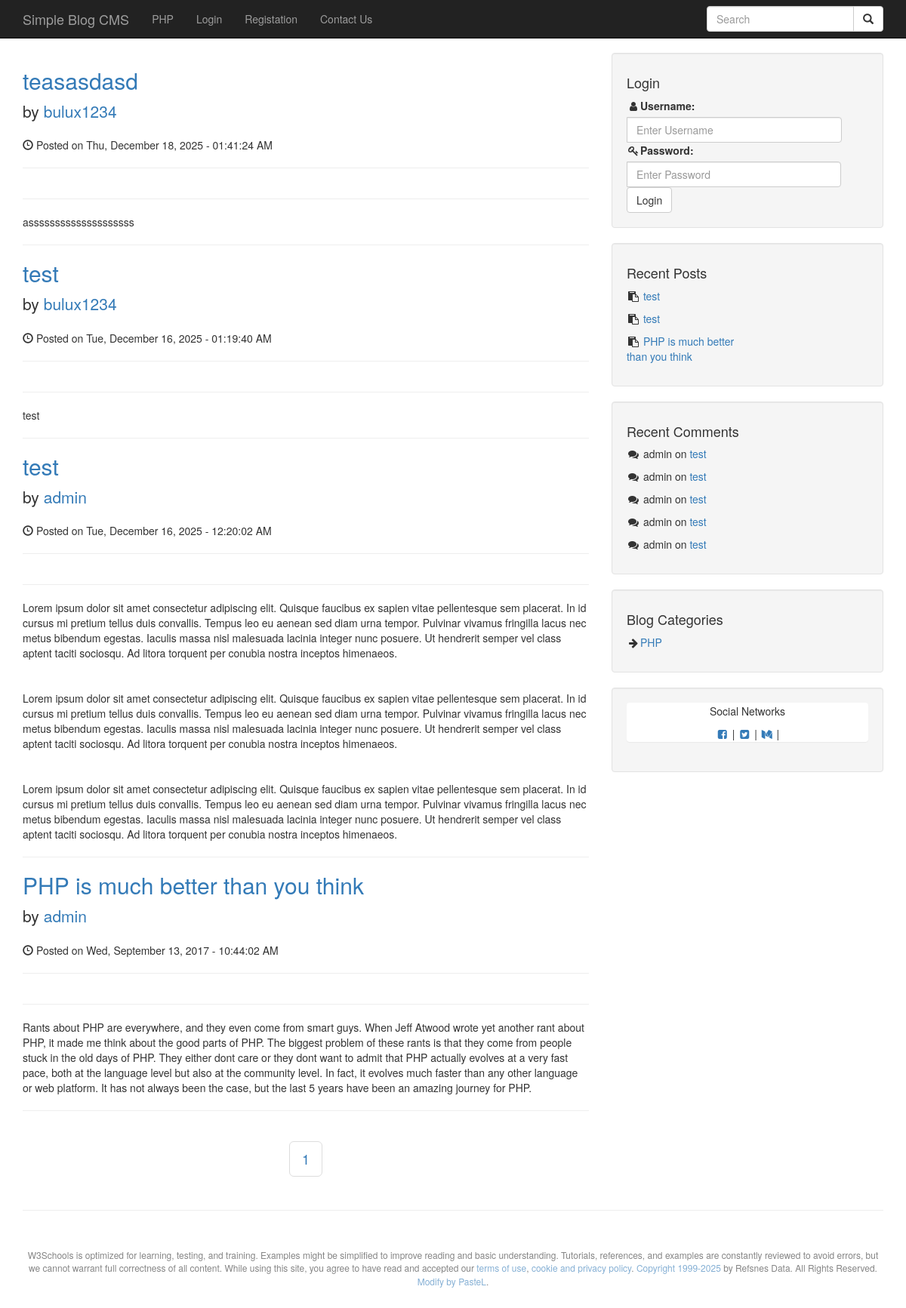
Screenshot of /search.php with the database file from the repository.
### tables this page shows
CREATE TABLE `categories` (
  `cat_id` int NOT NULL,
  `cat_title` varchar(255) NOT NULL,
  `cat_image` varchar(255) NOT NULL DEFAULT 'no_category.png'
);

CREATE TABLE `posts` (
  `post_id` int NOT NULL,
  `post_category_id` int NOT NULL,
  `post_title` varchar(255) NOT NULL,
  `post_author` varchar(55) NOT NULL,
  `post_date` varchar(70) NOT NULL,
  `post_image` text NOT NULL,
  `post_content` text NOT NULL,
  `post_tags` text,
  `post_comment_count` int NOT NULL,
  `post_status` varchar(255) NOT NULL DEFAULT 'draft',
  `post_views_count` int NOT NULL DEFAULT '0'
);

CREATE TABLE `comments` (
  `comment_id` int NOT NULL,
  `comment_post_id` int NOT NULL,
  `comment_author` varchar(255) NOT NULL,
  `comment_email` varchar(255) NOT NULL,
  `comment_content` text NOT NULL,
  `comment_reply` text,
  `comment_reply_date` varchar(100) DEFAULT NULL,
  `comment_status` enum('approve','unapprove') NOT NULL,
  `comment_date` varchar(50) NOT NULL,
  `author_type` varchar(20) NOT NULL
);

### search.php (the view, shortened to what this page needs)
<?php include "includes/header.php"; ?>
<?php include "includes/db.php"; ?>
<?php include "includes/navigation.php"; ?>
<div class="container">
    <div class="row">
        <div class="col-md-8">
            <?php
            $per_page = 5;
            if(isset($_GET['page'])){
                $page = $_GET['page'];
                } else {
                    $page = "";
                }
            if($page == "" || $page == 1){
                $page_1 = 0;
            } else {
                $page_1 = ($page * $per_page) - $per_page;
            }
            ?>
                <?php
             $post_query_count = "SELECT * FROM posts";
            $find_count = mysqli_query($connection, $post_query_count);
            $count = mysqli_num_rows($find_count);
            $count = ceil($count / 5);
            $query = "SELECT * FROM posts WHERE post_tags LIKE '%$search%'  ORDER BY post_id DESC LIMIT $page_1,$per_page";
            $search_query = mysqli_query($connection,$query);
            while($row = mysqli_fetch_assoc($search_query)){
                $post_title = $row['post_title'];
                $post_author = $row['post_author'];
                $post_date = $row['post_date'];
                $post_image = $row['post_image'];
                $post_content = $row['post_content'];
            ?>
                    <h2>
                        <a href="#">
                            <?php echo $post_title; ?> </a>
                    </h2>
                    <p class="lead"> by
                        <a href="author_post.php?author=<?php echo $post_author; ?>&p_id=<?php echo $post_id; ?>">
                            <?php echo $post_author; ?>
                        </a>
                    </p>
                    <p><span class="glyphicon glyphicon-time"></span> Posted on
                        <?php echo $post_date; ?>
                    </p>
                    <hr> <img class="img-responsive" src="images/post_pic/<?php echo $post_image; ?>" alt="">
                    <hr>
                    <p>
                        <?php echo $post_content; ?>
                    </p>
                    <hr>
                    <?php } ?>
                    <center>
                        <ul class="pagination pagination-lg">
                            <?php
                    for($i = 1; $i <= $count; $i++){
                        if($i == $page){
                            echo "<li class='active'><a href='search.php?page={$i}'>{$i}</a></li>";
                        } else {
                            echo "<li><a href='search.php?page={$i}'>{$i}</a></li>";
                        }
                    }
                    ?>
                        </ul>
                    </center>
        </div>
        <?php include "includes/sidebar.php"; ?>
    </div>
    <hr>
    <?php include "includes/footer.php"; ?>

### includes/navigation.php (shortened to what this page needs)
<nav class="navbar navbar-inverse navbar-fixed-top" role="navigation">
    <div class="container">
        <div class="navbar-header">
            <a class="navbar-brand" href="index.php">Simple Blog CMS</a> </div>
        <div class="collapse navbar-collapse" id="bs-example-navbar-collapse-1">
            <ul class="nav navbar-nav">
                <?php
                $query = "SELECT * FROM categories ORDER BY cat_id DESC LIMIT 5";
                $select_all_categories_query = mysqli_query($connection,$query);
                    while($row = mysqli_fetch_assoc($select_all_categories_query)){
                        $cat_id = $row['cat_id'];
                        $cat_title = $row['cat_title'];
                        $cat_class = '';
                        $pageName = basename($_SERVER['PHP_SELF']);
                        if(isset($_GET['category']) && $_GET['category'] == $cat_id){
                            $cat_class = 'active';
                            $login_class = '';
                        } else if($pageName == 'registration.php'){
                            $reg_class = 'active';
                             $login_class = '';
                        } elseif($pageName == 'contact.php'){
                            $contact_class = 'active';
                            $login_class = '';
                        } else if($pageName == 'login.php'){
                            $login_class = 'active';
                        }
                        else {
                            $cat_class = '';
                        }
                        echo "<li class='$cat_class'><a href='category.php?category={$cat_id}'>{$cat_title}</a></li>";
                    }
                    $login_class = '';
                    $reg_class = '';
                    $contact_class = '';
                ?>
                    <?php
                if(isset($_SESSION['user_role'])){
                    $user_role = $_SESSION['user_role'];
                    if($user_role == 'admin') {
                        echo "<li><a href='admin/index.php'>Admin panel</a></li>";
                    } elseif(isset($_SESSION['user_role'])){
                        $user_role = $_SESSION['user_role'];
                            if($user_role == 'subscriber') {
                                echo "<li><a href='users/index.php'>User Panel</a></li>";
                            } }
                   } else {
                    echo "<li class='$login_class'><a href='login.php'>Login</a></li>";
                    echo "<li class='$reg_class'><a href='registration.php'>Registation</a></li>";
                }
?>
                <li class='<?php echo $contact_class; ?>'><a href='contact.php'>Contact Us</a></li>
            </ul>
            <form class="navbar-form navbar-right" action="search.php" method="post">
                    <div class="input-group">
                    <input type="text" class="form-control" name="search" placeholder="Search">
                    <div class="input-group-btn">
                    <button class="btn btn-default" type="submit" name="search_submit">
                        <i class="glyphicon glyphicon-search"></i>
                        </button>
                    </div>
                </div>
            </form>
        </div>
    </div>
</nav>

### includes/sidebar.php (shortened to what this page needs)
<div class="col-md-4">
	<?php
                            if(isset($_SESSION['user_role'])){
                            $user_role = $_SESSION['user_role'];
                            $user_name = $_SESSION['username'];
                            if($user_role == 'admin') {
                                echo "<div class='well'><h4>Hi, $user_name</h4><br><li><a href='admin/index.php'>Admin Panel</a></li><li><a href='users'>Control Panel</a></li><li><a href='admin/users.php?source=change_password'>Change Password</a></li><br><center><a class='btn btn-danger' href='logout.php'>Logout</a></center></div>";
                            } else {
                                echo "<div class='well'><h4>Hi, $user_name</h4><br><li><a href='../cms/users'>Control Panel</a></li><li><a href='change_password.php'>Change Password</a></li><br><center><a class='btn btn-danger' href='logout.php'>Logout</a></center></div>";
                            }
                           } else {
                            echo "<div class='well'>
                                <h4>Login</h4>
                                <form action='includes/login.php' method='post'>
                                <div class='input-group'>
                                <label for='username'><i class='fa fa-fw fa-user'></i>Username:</label>
                                <input name='username' type='text' class='form-control' placeholder='Enter Username'>
                                </div>
                                <div class='input-group'>
                                <label for='password'><i class='fa fa-fw fa-key'></i>Password:</label>
                                <input name='password' type='text' class='form-control' placeholder='Enter Password'>
                                </div>
                                <div class='input-group'>
                                <button name='login' class='btn btn-default' type='submit'>Login</button>
                                </div>
                                </form>
                                </div>
                                "; } ?>
		<div class="well">
			<h4>Recent Posts</h4>
			<div class="row">
				<div class="col-lg-6">
					<ul class="list-unstyled">
						<?php
                    $query = "SELECT * FROM posts WHERE post_status = 'publish' ORDER BY post_id DESC LIMIT 5";
                    $select_recent_posts_query = mysqli_query($connection,$query);
                    while($row = mysqli_fetch_assoc($select_recent_posts_query)){
                        $post_id = $row['post_id'];
                        $post_title = $row['post_title'];
                        echo "<li><p><i class='fa fa-fw fa-clipboard'></i> <a href='post.php?p_id={$post_id}'>{$post_title}</a></p></li>";
                    }
                    ?>
					</ul>
				</div>
			</div>
		</div>
		<div class="well">
			<h4>Recent Comments</h4>
			<div class="row">
				<div class="col-lg-6">
					<ul class="list-unstyled">
						<?php
                    $query = "SELECT posts.post_id, posts.post_title, comments.comment_id, comments.comment_post_id, comments.comment_author, comments.comment_status FROM posts LEFT JOIN comments ON posts.post_id = comments.comment_post_id ORDER BY comments.comment_id DESC LIMIT 5";
                    $select_recent_comments_query = mysqli_query($connection,$query);
                    while($row = mysqli_fetch_assoc($select_recent_comments_query)){
                        $post_id = $row['post_id'];
                        $comment_author = $row['comment_author'];
                        $comment_status = $row['comment_status'];
                        $post_title = $row['post_title'];
                        if($comment_status == 'approve'){
                        echo "<li><p><i class='fa fa-fw fa-comments'></i> {$comment_author} on <a href='post.php?p_id={$post_id}'>{$post_title}</a></p></li>";
                        }
                    }
                    ?>
					</ul>
				</div>
			</div>
		</div>
		<div class="well">
			<h4>Blog Categories</h4>
			<div class="row">
				<div class="col-lg-6">
					<ul class="list-unstyled">
						<?php
                    $query = "SELECT * FROM categories";
                    $select_all_categories_query = mysqli_query($connection,$query);
                    while($row = mysqli_fetch_assoc($select_all_categories_query)){
                        $cat_id = $row['cat_id'];
                        $cat_title = $row['cat_title'];
                        echo "<li><i class='fa fa-fw fa-arrow-right'></i><a href='category.php?category={$cat_id}'>{$cat_title}</a></li>";
                    }
                    ?>
					</ul>
				</div>
			</div>
		</div>
		<?php include "includes/widget.php"; ?>
</div>

### css/blog-home.css (style rules this page uses)
body { padding-top: 70px; }

### rows the page displays
categories: cat_title "PHP"
posts: post_title "teasasdasd", post_author "bulux1234", post_date "Thu, December 18, 2025 - 01:41:24 AM", post_content "assssssssssssssssssss"
posts: post_title "test", post_author "bulux1234", post_date "Tue, December 16, 2025 - 01:19:40 AM", post_content "test", comments.comment_author "admin"
posts: post_title "test", post_author "admin", post_date "Tue, December 16, 2025 - 12:20:02 AM", post_content "Lorem ipsum dolor sit amet consectetur adipiscing elit. Quisque faucibus ex sapien vitae pellentesque sem placerat. In id cursus mi pretium tellus duis convallis. Tempus leo eu aenean sed diam urna tempor. Pulvinar vivamus fringilla lacus nec metus bibendum egestas. Iaculis massa nisl malesuada lacinia integer nunc posuere. Ut hendrerit semper vel class aptent taciti sociosqu. Ad litora torquent per conubia nostra inceptos himenaeos. Lorem ipsum dolor sit amet consectetur adipiscing elit. Quisque faucibus ex sapien vitae pellentesque sem placerat. In id cursus mi pretium tellus duis convallis. Tempus leo eu aenean sed diam urna tempor. Pulvinar vivamus fringilla lacus nec metus bibendum…"
posts: post_title "PHP is much better than you think", post_author "admin", post_date "Wed, September 13, 2017 - 10:44:02 AM", post_content "Rants about PHP are everywhere, and they even come from smart guys. When Jeff Atwood wrote yet another rant about PHP, it made me think about the good parts of PHP. The biggest problem of these rants is that they come from people stuck in the old days of PHP. They either dont care or they dont want to admit that PHP actually evolves at a very fast pace, both at the language level but also at the community level. In fact, it evolves much faster than any other language or web platform. It has not always been the case, but the last 5 years have been an amazing journey for PHP."
